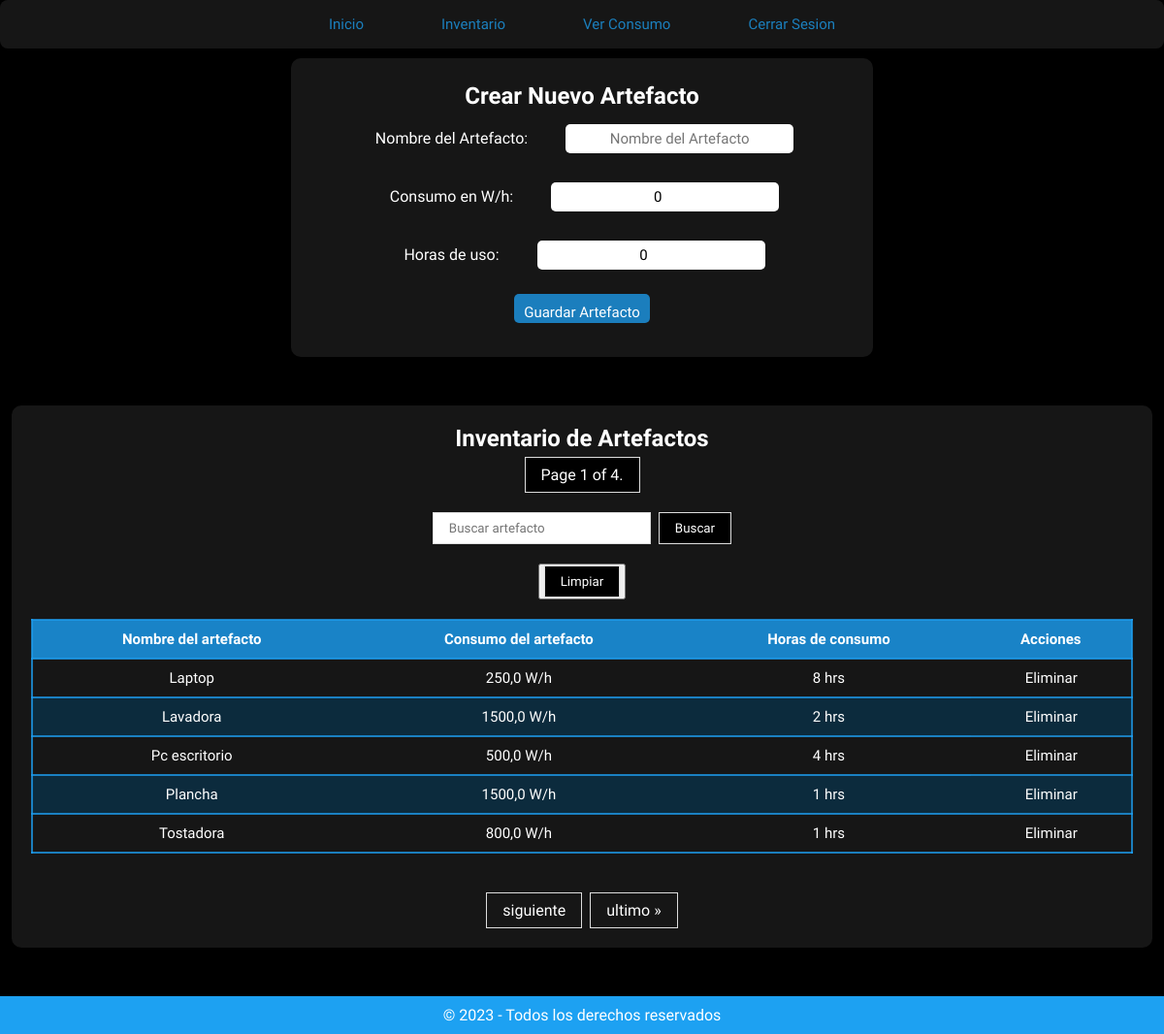
/paginaUsuario/inventario/artefactos/ (signed in), run on the app's committed database.
### energy/models.py (models this page shows, shortened)
class Artefacto(models.Model):
    user = models.ForeignKey(User, on_delete=models.CASCADE)
    nombre_artefacto = models.CharField(max_length=20)
    consumo_wh = models.FloatField(default=0)
    horas_de_uso = models.PositiveIntegerField(default=0)

### energy/views.py (the view, shortened to what this page needs)
# urls.py: path('paginaUsuario/inventario/artefactos/', artefacto, name="artefacto"),
def artefacto(request):
    if request.user.is_anonymous:
        return redirect('home')
    if request.user.is_authenticated:
        artefacto = Artefacto.objects.filter(user=request.user)
        if request.method == 'GET':
            form = ArtefactoForm()
            artefacto = artefacto.order_by('nombre_artefacto')
            paginacion_artefacto = Paginator(artefacto, 5)
            numero_pagina = request.GET.get('page')
            artefacto = paginacion_artefacto.get_page(numero_pagina)
            return render(request, 'energy/home/artefacto.html', {
                'form': form,
                'artefacto': artefacto,
                'filtrar_artefacto': FiltrarArtefactoForm
            })
        return render(request, 'energy/home/artefacto.html', {
            'eliminar': eliminar_artefacto,
            'ver_todo': Artefacto.objects.filter(user=request.user),
            })

### energy/forms.py
class ArtefactoForm(forms.ModelForm):
    class Meta:
        model = Artefacto
        fields = ('nombre_artefacto', 'consumo_wh', 'horas_de_uso')
        widgets = {
            'nombre_artefacto': forms.TextInput(
                attrs={
                    'placeholder': 'Nombre del Artefacto'
                }
            ),
            'consumo_wh': forms.NumberInput(
                attrs={
                    'placeholder': 'Consumo en W/h'
                }
            ),
            'horas_de_uso': forms.NumberInput(
                attrs={
                    'placeholder': 'Horas de uso'
                }
            )
        }
        labels = {
            'nombre_artefacto': 'Nombre del Artefacto',
            'consumo_wh': 'Consumo en W/h',
            'horas_de_uso': 'Horas de uso',
        }

### energy/templates/energy/home/artefacto.html (shortened to what this page needs)
{% load static %}
<!DOCTYPE html>
<html lang="en">
<head>
    <link rel="stylesheet" href="{% static 'energy/css/artefacto.css' %}">
</head>
<body>
     <nav class="menu">
                <a href="{% url 'paginaUsuario' %}">Inicio</a>
                <a href="{% url 'inventario' %}">Inventario</a>
                <a href="{% url 'proyecciones' %}">Ver Consumo</a>
                <a href="{% url 'cerrarSesion' %}">Cerrar Sesion</a>
     </nav>
<section class="formCrearArtefactos">
    <h2>Crear Nuevo Artefacto</h2>
    <form method="post" action="{% url 'artefacto' %}">
      {{ form.as_p }}
      <button type="submit">Guardar Artefacto</button>
    </form>
</section>
<section class="tablaDeLosArtefactos">
<h2>Inventario de Artefactos</h2>
 <span class="current">
            Page {{ artefacto.number }} of {{ artefacto.paginator.num_pages }}.
 </span>
<form method="post" class="filtrar_artefacto">
    {{ filtrar_artefacto.nombre_artefacto }}
    <button type="submit"> Buscar</button>
</form>
<button type="submit" class="ver_todo"><a href="{% url 'artefacto' %}">Limpiar</a></button>
<table>
  <tr>
    <th>Nombre del artefacto</th>
    <th>Consumo del artefacto</th>
    <th>Horas de consumo</th>
    <th>Acciones</th>
  </tr>
  {% for artefactoList in artefacto %}
    <tr>
        <td>{{ artefactoList.nombre_artefacto }}</td>
        <td>{{ artefactoList.consumo_wh }} W/h</td>
        <td>{{ artefactoList.horas_de_uso }} hrs</td>
        <td class="acciones">
        <form method="post" action="{% url 'eliminarArtefacto' artefactoList.id %}">
          <button type="submit">Eliminar</button>
        </form>
        </td>
    </tr>
  {% endfor %}
</table>
<div class="pagination">
    <span class="step-links">
        {% if artefacto.has_next %}
            <a href="?page={{ artefacto.next_page_number }}">siguiente</a>
            <a href="?page={{ artefacto.paginator.num_pages }}">ultimo &raquo;</a>
        {% endif %}
    </span>
</div>
</section>
<footer>
        <p>&copy; 2023 - Todos los derechos reservados</p>
    </footer>
</body>
</html>

### energy/static/energy/css/artefacto.css (style rules this page uses)
* { font-family: 'livvic', sans-serif; margin: 0; padding: 0; box-sizing: border-box; }
body { min-height: 100vh; background-color: #000000;color: white; }
nav { position: relative; width: 100%; height: 50px; background: #222222ab; border-radius:8px; display: flex; justify-content: center; align-items: center; z-index: 2; }
nav a { position: relative; display: inline-block; font-size: 15px; font-weight: 500; color: #1da0f2c2; text-decoration: none; padding: 13px 35px; margin: 5px; z-index: 2; transition: color .5s; }
nav a::after { content: ''; background: linear-gradient(10deg, #222222ab, #1da0f2c2); width: 100%; height: 100%; border-radius: 8px; position: absolute; top: 100%; left: 50%; transform: translate(-50%, -50%); z-index: -1; opacity: 0; transition: top .5s, opacity .5s; }
a { text-decoration: none; margin-bottom: 50px; color: white; text-align: center; }
table { font-family: 'Livvic', Courier, monospace; width: 100%; font-size: 15px; text-align: left; color: white; border-collapse: collapse; margin: 20px; }
th { font-weight: bolder; text-align: left; background-color: #1da0f2c2; }
tr { border: 2px solid #1da0f2c2; text-align: center; padding: 8px; }
tbody tr:nth-child(odd) { background-color: #0a324ac2; }
th { text-align: center; align-content: center; padding: 10px; }
td { text-align: center; padding: 10px; }
.formCrearArtefactos { display: flex; flex-direction: column; justify-content: center; align-items: center; padding: 25px; border-radius: 10px; background-color: #222222ab; width: 50%; margin: auto; margin-top: 10px; margin-bottom: 50px; text-align: center; }
.formCrearArtefactos input { margin: 15px; padding: 10px; border-radius: 5px; border: none; height: 30px; font-size: 15px; text-align: center; align-content: center; align-items: center; }
.formCrearArtefactos label { margin: 20px; }
.formCrearArtefactos button { color: white; padding: 10px; border: none; cursor: pointer; border-radius: 5px; height: 30px; font-size: 15px; background-color: #1da0f2c2; margin: 10px; }
.tablaDeLosArtefactos { display: flex; flex-direction: column; justify-content: center; align-items: center; margin: 10%; padding: 20px; border-radius: 10px; background-color: #222222ab; width: 98%; margin: auto; margin-top: 50px; margin-bottom: 50px; }
.acciones { contain: content; align-content: center; text-align: center; padding: 0px; cursor: pointer; }
.acciones form button { width: 100%; height: 100%; cursor: pointer; text-align: center; align-content: center; align-items: center; background: rgba(11,51,255,0); padding: 5px; color: #ffffff; font-size: 15px; border-style: none; }
footer { background-color: #1DA1F2; padding: 10px; text-align: center; }

### energy/templates/energy/home/artefacto.html (style rules this page uses)
.pagination { display: flex; justify-content: center; align-items: center; margin-top: 20px; }
.pagination a { color: #ffffff; float: left; padding: 8px 16px; text-decoration: none; transition: background-color .3s; border: 1px solid #ddd; }
.step-links { display: flex; align-items: center; justify-content: center; }
.step-links a { padding: 8px 16px; text-decoration: none; border: 1px solid #ddd; margin: 0 4px; }
.current { color: #ffffff; margin-top: 5px; padding: 8px 16px; text-decoration: none; border: 1px solid #ddd; background-color: #000; }
.filtrar_artefacto { display: flex; justify-content: center; align-items: center; margin-top: 20px; }
.filtrar_artefacto input { padding: 8px 16px; text-decoration: none; border: 1px solid #ddd; margin: 0 4px; }
.filtrar_artefacto button { padding: 8px 16px; text-decoration: none; border: 1px solid #ddd; margin: 0 4px; background-color: #000; color: #ffffff; cursor: pointer; }
.ver_todo { display: flex; justify-content: center; align-items: center; margin-top: 20px; }
.ver_todo a { padding: 8px 16px; text-decoration: none; border: 1px solid #ddd; margin: 0 4px; background-color: #000; color: #ffffff; cursor: pointer; }

### data on the page
Artefacto: nombre_artefacto "Laptop", consumo_wh "250,0", horas_de_uso "8"
Artefacto: nombre_artefacto "Lavadora", consumo_wh "1500,0", horas_de_uso "2"
Artefacto: nombre_artefacto "Pc escritorio", consumo_wh "500,0", horas_de_uso "4"
Artefacto: nombre_artefacto "Plancha", consumo_wh "1500,0", horas_de_uso "1"
Artefacto: nombre_artefacto "Tostadora", consumo_wh "800,0", horas_de_uso "1"

### other printed values
{{ artefacto.number }} "1"
{{ artefacto.paginator.num_pages }} "4"
